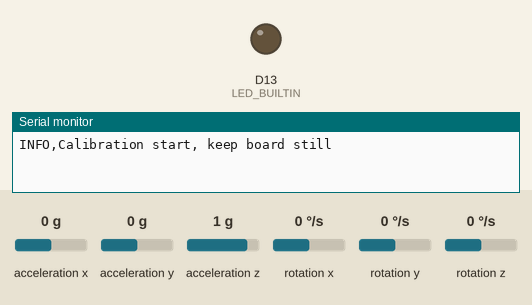
Recording of a sketch running on a simulated Arduino Nano 33 BLE. On the bench: output pins drawn as LEDs (lit = HIGH), the last lines printed to the serial monitor. Dashed ring = blinking. The inputs (shaded band) are chosen by the test bench; at power-on: rotation z 0 °/s, acceleration x 0 g, acceleration y 0 g, acceleration z 1 g, rotation x 0 °/s, rotation y 0 °/s.

Above: at 0.1 s.
At 4.99 s:
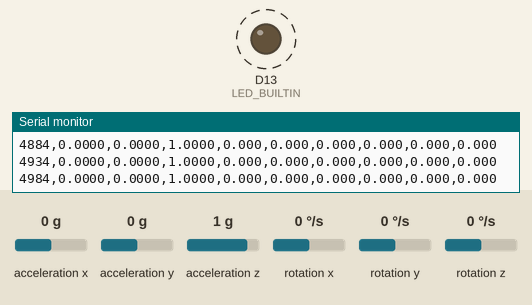
5.0 s: rotation z set to 192 °/s
Timing chart, 0 to 14.0 s (numbered marks = the images above; inputs shaded):
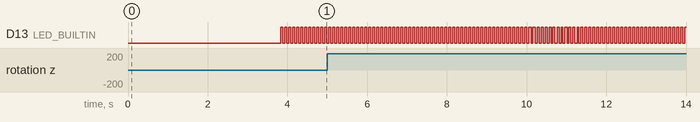

Measured:
- by itself, D13 (LED_BUILTIN): alternates HIGH for 0.05 s and LOW for 0.05 s

The sketch:

imu_poc.ino
```cpp
#include <Arduino_BMI270_BMM150.h>

// Sampling and output rates
const unsigned long SAMPLE_PERIOD_MS = 10;   // 100 Hz
const unsigned long OUTPUT_PERIOD_MS = 50;   // 20 Hz

// Complementary filter coefficient
const float ALPHA = 0.98f;
const int CALIBRATION_SAMPLES = 300; // ~3s at 100 Hz
const float ACC_Z_TARGET_G = 1.0f;   // board flat, Z axis up

// Orientation state (degrees)
float pitch = 0.0f;
float roll = 0.0f;
float yaw = 0.0f;

unsigned long lastSampleMs = 0;
unsigned long lastOutputMs = 0;
unsigned long lastIntegrationMs = 0;

bool headerPrinted = false;

// Sensor offsets estimated at startup
float axBias = 0.0f;
float ayBias = 0.0f;
float azBias = 0.0f;
float gxBias = 0.0f;
float gyBias = 0.0f;
float gzBias = 0.0f;

bool calibrateIMU() {
  Serial.println("INFO,Calibration start, keep board still");

  double axSum = 0.0;
  double aySum = 0.0;
  double azSum = 0.0;
  double gxSum = 0.0;
  double gySum = 0.0;
  double gzSum = 0.0;
  int collected = 0;

  while (collected < CALIBRATION_SAMPLES) {
    if (!IMU.accelerationAvailable() || !IMU.gyroscopeAvailable()) {
      delay(2);
      continue;
    }

    float ax, ay, az;
    float gx, gy, gz;
    IMU.readAcceleration(ax, ay, az);
    IMU.readGyroscope(gx, gy, gz);

    axSum += ax;
    aySum += ay;
    azSum += az;
    gxSum += gx;
    gySum += gy;
    gzSum += gz;
    collected++;
    delay(SAMPLE_PERIOD_MS);
  }

  axBias = static_cast<float>(axSum / CALIBRATION_SAMPLES);
  ayBias = static_cast<float>(aySum / CALIBRATION_SAMPLES);
  azBias = static_cast<float>(azSum / CALIBRATION_SAMPLES) - ACC_Z_TARGET_G;
  gxBias = static_cast<float>(gxSum / CALIBRATION_SAMPLES);
  gyBias = static_cast<float>(gySum / CALIBRATION_SAMPLES);
  gzBias = static_cast<float>(gzSum / CALIBRATION_SAMPLES);

  Serial.print("INFO,Calibration done,bias_g=");
  Serial.print(axBias, 4);
  Serial.print(",");
  Serial.print(ayBias, 4);
  Serial.print(",");
  Serial.print(azBias, 4);
  Serial.print(",bias_dps=");
  Serial.print(gxBias, 4);
  Serial.print(",");
  Serial.print(gyBias, 4);
  Serial.print(",");
  Serial.println(gzBias, 4);
  return true;
}

void setup() {
  Serial.begin(115200);
  while (!Serial) {
    delay(10);
  }

  if (!IMU.begin()) {
    Serial.println("ERR,IMU init failed");
    while (true) {
      delay(1000);
    }
  }

  if (!calibrateIMU()) {
    Serial.println("ERR,Calibration failed");
    while (true) {
      delay(1000);
    }
  }

  lastSampleMs = millis();
  lastOutputMs = lastSampleMs;
  lastIntegrationMs = lastSampleMs;

  pinMode(LED_BUILTIN, OUTPUT);
  Serial.println("INFO,IMU ready");
}

void loop() {
  const unsigned long now = millis();
  if (now - lastSampleMs < SAMPLE_PERIOD_MS) {
    return;
  }
  lastSampleMs = now;

  float ax, ay, az;
  float gx, gy, gz;
  if (!IMU.accelerationAvailable() || !IMU.gyroscopeAvailable()) {
    return;
  }

  IMU.readAcceleration(ax, ay, az); // g
  IMU.readGyroscope(gx, gy, gz);    // deg/s

  // Remove startup offsets before fusion/output
  ax -= axBias;
  ay -= ayBias;
  az -= azBias;
  gx -= gxBias;
  gy -= gyBias;
  gz -= gzBias;

  const float dt = (now - lastIntegrationMs) / 1000.0f;
  lastIntegrationMs = now;

  // Acc-based tilt estimate
  const float pitchAcc = atan2f(-ax, sqrtf(ay * ay + az * az)) * 180.0f / PI;
  const float rollAcc = atan2f(ay, az) * 180.0f / PI;

  // Gyro integration + complementary correction
  pitch = ALPHA * (pitch + gy * dt) + (1.0f - ALPHA) * pitchAcc;
  roll = ALPHA * (roll + gx * dt) + (1.0f - ALPHA) * rollAcc;
  yaw += gz * dt;

  if (now - lastOutputMs >= OUTPUT_PERIOD_MS) {
    lastOutputMs = now;
    digitalWrite(LED_BUILTIN, !digitalRead(LED_BUILTIN));

    if (!headerPrinted) {
      Serial.println("ms,ax_g,ay_g,az_g,gx_dps,gy_dps,gz_dps,pitch_deg,roll_deg,yaw_deg");
      headerPrinted = true;
    }

    Serial.print(now);
    Serial.print(",");
    Serial.print(ax, 4);
    Serial.print(",");
    Serial.print(ay, 4);
    Serial.print(",");
    Serial.print(az, 4);
    Serial.print(",");
    Serial.print(gx, 3);
    Serial.print(",");
    Serial.print(gy, 3);
    Serial.print(",");
    Serial.print(gz, 3);
    Serial.print(",");
    Serial.print(pitch, 3);
    Serial.print(",");
    Serial.print(roll, 3);
    Serial.print(",");
    Serial.println(yaw, 3);
  }
}
```
